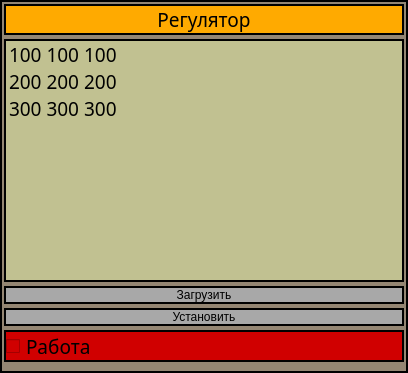
<?xml version="1.0" encoding="UTF-8"?>
<ui version="4.0">
 <class>PIDWindow2</class>
 <widget class="QWidget" name="PIDWindow2">
  <property name="geometry">
   <rect>
    <x>0</x>
    <y>0</y>
    <width>408</width>
    <height>373</height>
   </rect>
  </property>
  <property name="windowTitle">
   <string>PIDWindow2</string>
  </property>
  <property name="styleSheet">
   <string notr="true">QWidget
{
border: 2px solid line black;
	background-color: rgb(148, 134, 115);
	font: 14pt &quot;Sans Serif&quot;;
}
QLineEdit
{
border: 2px solid line black;
	
	background-color: rgb(227, 227, 227);
}</string>
  </property>
  <layout class="QGridLayout" name="gridLayout">
   <property name="leftMargin">
    <number>4</number>
   </property>
   <property name="topMargin">
    <number>4</number>
   </property>
   <property name="rightMargin">
    <number>4</number>
   </property>
   <property name="spacing">
    <number>4</number>
   </property>
   <item row="0" column="0">
    <widget class="QLabel" name="label">
     <property name="sizePolicy">
      <sizepolicy hsizetype="Minimum" vsizetype="Minimum">
       <horstretch>0</horstretch>
       <verstretch>0</verstretch>
      </sizepolicy>
     </property>
     <property name="font">
      <font>
       <family>Sans Serif</family>
       <pointsize>14</pointsize>
       <weight>50</weight>
       <italic>false</italic>
       <bold>false</bold>
      </font>
     </property>
     <property name="styleSheet">
      <string notr="true">QLabel
{
border: 2px solid line black;
	
	background-color: rgb(255, 170, 0);
}</string>
     </property>
     <property name="text">
      <string>Регулятор</string>
     </property>
     <property name="alignment">
      <set>Qt::AlignCenter</set>
     </property>
    </widget>
   </item>
   <item row="4" column="0">
    <widget class="QPushButton" name="ButSetPIDParam">
     <property name="sizePolicy">
      <sizepolicy hsizetype="Minimum" vsizetype="Minimum">
       <horstretch>0</horstretch>
       <verstretch>0</verstretch>
      </sizepolicy>
     </property>
     <property name="styleSheet">
      <string notr="true">QPushButton
{
background-color: rgb(168, 168, 168);
}



QPushButton:pressed
{

 
	
	background-color: qlineargradient(spread:pad, x1:0.025, y1:0.00568182, x2:1, y2:1, stop:0 rgba(0, 170, 18, 255), stop:1 rgba(255, 255, 255, 255));

}</string>
     </property>
     <property name="text">
      <string>Установить</string>
     </property>
    </widget>
   </item>
   <item row="3" column="0">
    <widget class="QPushButton" name="butLoadPreference">
     <property name="sizePolicy">
      <sizepolicy hsizetype="Minimum" vsizetype="Maximum">
       <horstretch>0</horstretch>
       <verstretch>0</verstretch>
      </sizepolicy>
     </property>
     <property name="styleSheet">
      <string notr="true">QPushButton
{
background-color: rgb(168, 168, 168);
}



QPushButton:pressed
{

 
	
	background-color: qlineargradient(spread:pad, x1:0.025, y1:0.00568182, x2:1, y2:1, stop:0 rgba(0, 170, 18, 255), stop:1 rgba(255, 255, 255, 255));

}</string>
     </property>
     <property name="text">
      <string>Загрузить</string>
     </property>
    </widget>
   </item>
   <item row="5" column="0">
    <widget class="QCheckBox" name="checkWorkBlock">
     <property name="sizePolicy">
      <sizepolicy hsizetype="Minimum" vsizetype="Fixed">
       <horstretch>0</horstretch>
       <verstretch>0</verstretch>
      </sizepolicy>
     </property>
     <property name="font">
      <font>
       <family>Sans Serif</family>
       <pointsize>14</pointsize>
       <weight>50</weight>
       <italic>false</italic>
       <bold>false</bold>
      </font>
     </property>
     <property name="styleSheet">
      <string notr="true">QCheckBox
{
border: 2px solid line black;
	
	
	background-color: rgb(208, 0, 0);
}

QCheckBox::checked
{
border: 2px solid line black;
	
	background-color: rgb(85, 170, 0);
}</string>
     </property>
     <property name="text">
      <string>Работа</string>
     </property>
    </widget>
   </item>
   <item row="2" column="0">
    <widget class="QListWidget" name="listPIDPreference">
     <property name="sizePolicy">
      <sizepolicy hsizetype="Preferred" vsizetype="Expanding">
       <horstretch>0</horstretch>
       <verstretch>0</verstretch>
      </sizepolicy>
     </property>
     <property name="font">
      <font>
       <family>Sans Serif</family>
       <pointsize>14</pointsize>
       <weight>50</weight>
       <italic>false</italic>
       <bold>false</bold>
      </font>
     </property>
     <property name="styleSheet">
      <string notr="true">QListWidget
{
border: 2px solid line black;
	background-color: rgb(193, 193, 145);
}</string>
     </property>
     <item>
      <property name="text">
       <string>100 100 100</string>
      </property>
     </item>
     <item>
      <property name="text">
       <string>200 200 200</string>
      </property>
     </item>
     <item>
      <property name="text">
       <string>300 300 300</string>
      </property>
     </item>
    </widget>
   </item>
  </layout>
 </widget>
 <layoutdefault spacing="6" margin="11"/>
 <resources/>
 <connections/>
</ui>
